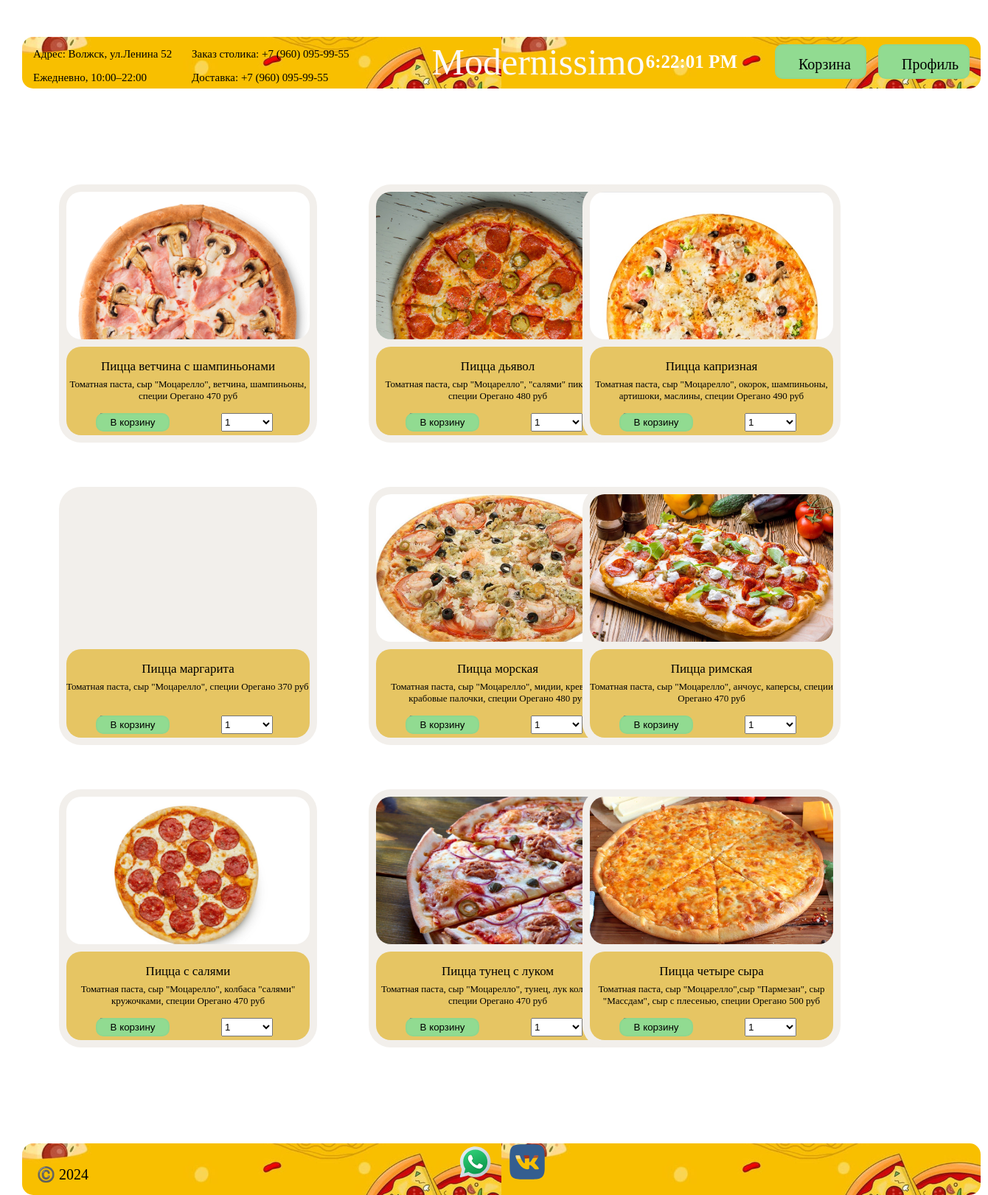
Before: / with the older database file.
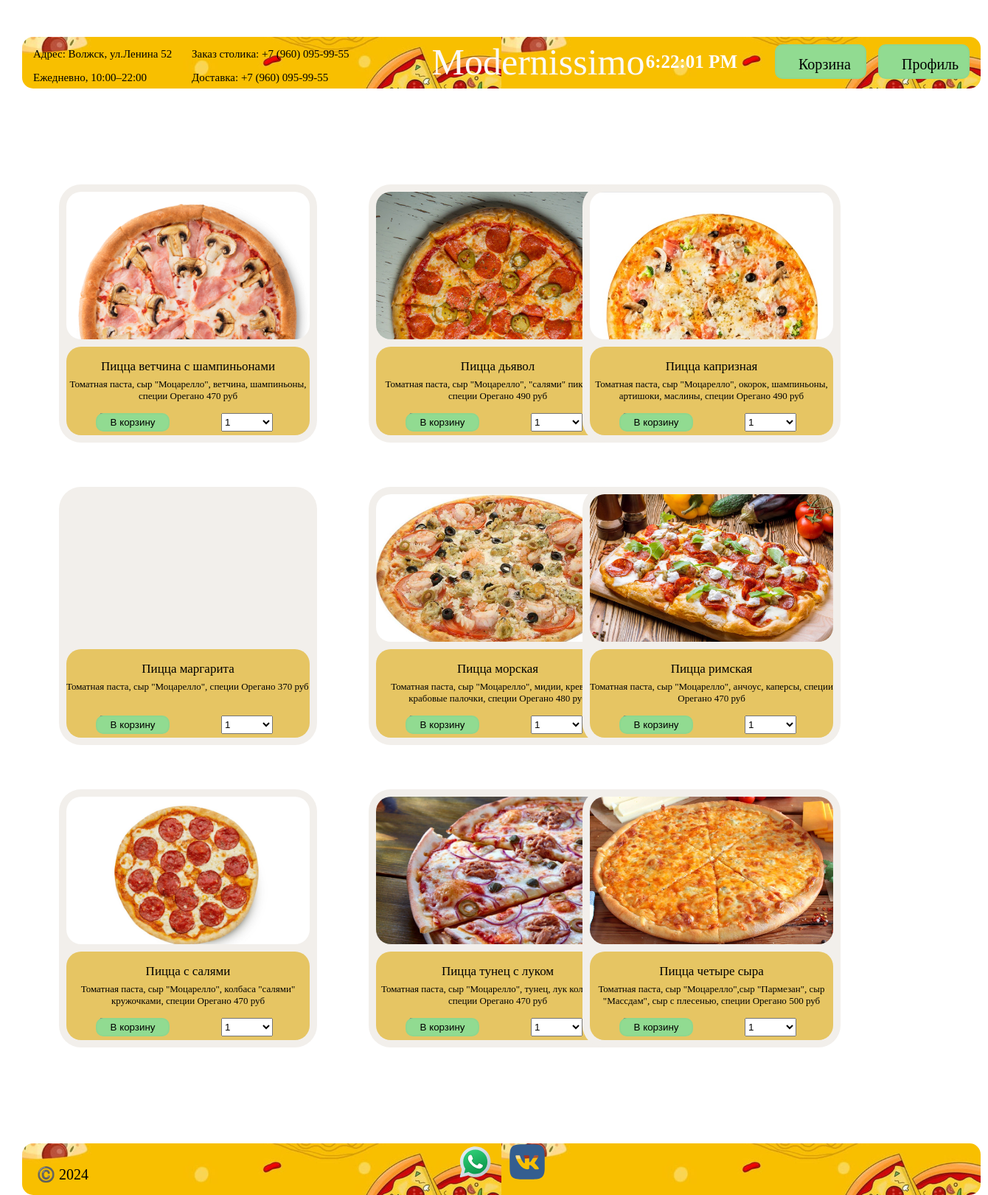
After: the same page with the newer database file.
### models.py (models this page shows, shortened)
class Products(db.Model):
    id = db.Column(db.Integer, primary_key=True)
    product_name = db.Column(db.String(100), unique=True, nullable=False)
    descriptions = db.Column(db.String(300), nullable=True)
    price = db.Column(db.Integer, nullable=False)
    orders = db.relationship("Order", back_populates="product")
    basket_product = db.relationship("UserBasket", back_populates="product_basket")

### views.py (the view, shortened to what this page needs)
@app.route('/', methods=['GET', 'POST'])
def index():
    form_basket = Basket()
    products = Products().query.all()
    return render_template('index.html', products=products, form=form_basket)

### forms.py
class Basket(FlaskForm):
    count = SelectField(choices=COUNT_PRODUCTS, default=1)
    product_id = IntegerField()
    submit = SubmitField('В корзину')

### templates/index.html (shortened to what this page needs)
<!DOCTYPE html>
<html lang="en">
<head>
    <link type="text/css" href="{{ url_for('static', filename='css/index.css')}}" rel="stylesheet" />
</head>
<header>
    <div class="header">
        <a href="{{ url_for('login') }}" id="login">Профиль</a>
        <a href="{{ url_for('user_basket', username=current_user.username) }}" id="basket">Корзина</a>
        <div class="info">
            <p>Адрес: Волжск, ул.Ленина 52</p>
            <p>Ежедневно, 10:00–22:00</p>
        </div>
        <div class="info_telephone">
            <p>Заказ столика: +7 (960) 095-99-55</p>
            <p>Доставка: +7 (960) 095-99-55</p>
        </div>
        <p id="name_restoran">Modernissimo</p>
        <div id="clock"></div>
    </div>
</header>
<body>
   <div class="product_1">
        <div id="product_1_foto"></div>
        <div id="product_1_description">
            {% for product in products %}
            {% if product.product_name == 'ветчина с шампиньонами' %}
                <p id="product_name">Пицца {{ product.product_name }}</p>
                <p id="product_description">{{ product.descriptions }} {{ product.price }} руб</p>
                <form class="form" action="" method="post">
                    {{ form.count(class="form_data") }}
                    {{ form.submit(class="form_submit") }}
                </form>
            {% endif %}
            {% endfor %}
        </div>
   </div>
   <div class="product_2">
        <div id="product_2_foto"></div>
        <div id="product_2_description">
            {% for product in products %}
            {% if product.product_name == 'дьявол' %}
                <p id="product_name">Пицца {{ product.product_name }}</p>
                <p id="product_description">{{ product.descriptions }} {{ product.price }} руб</p>
                <form class="form" action="" method="post">
                    {{ form.count(class="form_data") }}
                    {{ form.submit(class="form_submit") }}
                </form>
            {% endif %}
            {% endfor %}
        </div>
   </div>
   <div class="product_3">
        <div id="product_3_foto"></div>
        <div id="product_3_description">
            {% for product in products %}
            {% if product.product_name == 'капризная' %}
                <p id="product_name">Пицца {{ product.product_name }}</p>
                <p id="product_description">{{ product.descriptions }} {{ product.price }} руб</p>
                <form class="form" action="" method="post">
                    {{ form.count(class="form_data") }}
                    {{ form.submit(class="form_submit") }}
                </form>
            {% endif %}
            {% endfor %}
        </div>
   </div>
   <div class="product_4">
        <div id="product_4_foto"></div>
        <div id="product_4_description">
            {% for product in products %}
            {% if product.product_name == 'маргарита' %}
                <p id="product_name">Пицца {{ product.product_name }}</p>
                <p id="product_description">{{ product.descriptions }} {{ product.price }} руб</p>
                <form class="form" action="" method="post">
                    {{ form.count(class="form_data") }}
                    {{ form.submit(class="form_submit") }}
                </form>
            {% endif %}
            {% endfor %}
        </div>
   </div>
   <div class="product_5">
        <div id="product_5_foto"></div>
        <div id="product_5_description">
            {% for product in products %}
            {% if product.product_name == 'морская' %}
                <p id="product_name">Пицца {{ product.product_name }}</p>
                <p id="product_description">{{ product.descriptions }} {{ product.price }} руб</p>
                <form class="form" action="" method="post">
                    {{ form.count(class="form_data") }}
                    {{ form.submit(class="form_submit") }}
                </form>
            {% endif %}
            {% endfor %}
        </div>
   </div>
   <div class="product_6">
        <div id="product_6_foto"></div>
        <div id="product_6_description">
            {% for product in products %}
            {% if product.product_name == 'римская' %}
                <p id="product_name">Пицца {{ product.product_name }}</p>
                <p id="product_description">{{ product.descriptions }} {{ product.price }} руб</p>
                <form class="form" action="" method="post">
                    {{ form.count(class="form_data") }}
                    {{ form.submit(class="form_submit") }}
                </form>
            {% endif %}
            {% endfor %}
        </div>
   </div>
   <div class="product_7">
        <div id="product_7_foto"></div>
        <div id="product_7_description">
            {% for product in products %}
            {% if product.product_name == 'с салями' %}
                <p id="product_name">Пицца {{ product.product_name }}</p>
                <p id="product_description">{{ product.descriptions }} {{ product.price }} руб</p>
                <form class="form" action="" method="post">
                    {{ form.count(class="form_data") }}
                    {{ form.submit(class="form_submit") }}
                </form>
            {% endif %}
            {% endfor %}
        </div>
   </div>
   <div class="product_8">
        <div id="product_8_foto"></div>
        <div id="product_8_description">
            {% for product in products %}
            {% if product.product_name == 'тунец с луком' %}
                <p id="product_name">Пицца {{ product.product_name }}</p>
                <p id="product_description">{{ product.descriptions }} {{ product.price }} руб</p>
                <form class="form" action="" method="post">
                    {{ form.count(class="form_data") }}
                    {{ form.submit(class="form_submit") }}
                </form>
            {% endif %}
            {% endfor %}
        </div>
   </div>
   <div class="product_9">
        <div id="product_9_foto"></div>
        <div id="product_9_description">
            {% for product in products %}
            {% if product.product_name == 'четыре сыра' %}
                <p id="product_name">Пицца {{ product.product_name }}</p>
                <p id="product_description">{{ product.descriptions }} {{ product.price }} руб</p>
                <form class="form" action="" method="post">
                    {{ form.count(class="form_data") }}
                    {{ form.submit(class="form_submit") }}
                </form>
            {% endif %}
            {% endfor %}
        </div>
   </div>
</body>
<footer class="footer">
    <div class="footer_info">
        <p>©️ 2024</p>
    </div>
    <div class="social-icons">
        <a href="https://wa.me/+79600959955" target="_blank">
          <img src="static/img/icons/icons8-whatsapp.svg" alt="Whatsapp Icon">
        </a>
        <a href="https://vk.com/modernissimodolcevita" target="_blank">
          <img src="static/img/icons/VK.svg" alt="VK Icon">
        </a>
    </div>
</footer>
</html>

Changed rows visible on the page:
changed Products "дьявол": price "480" → "490"
